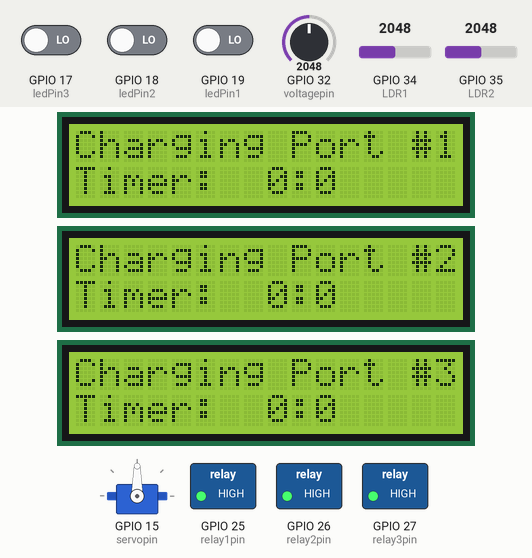
Recording of a sketch running on a simulated ESP32. On the bench: servo, 3 × 16×2 character LCD, switched loads named in the sketch (green lamp = pin HIGH). The test bench sets the inputs (shaded band); at power-on: GPIO 17 (ledPin3) LOW, GPIO 18 (ledPin2) LOW, GPIO 35 (LDR2) = 2048, GPIO 34 (LDR1) = 2048, GPIO 19 (ledPin1) LOW, GPIO 32 (voltagepin) = 2048. WiFi joins after 1.5 s; servers stay silent unless stated; uploads are accepted with an empty reply; what the sketch prints to the serial monitor is not drawn.

Above: at 2.9 s.
3.0 s: GPIO 17 (ledPin3) driven HIGH
At 5.8 s:
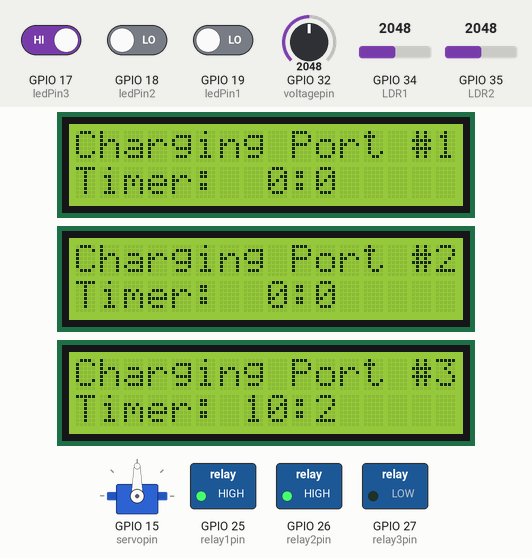
6.0 s: GPIO 18 (ledPin2) driven HIGH
9.0 s: GPIO 35 (LDR2) set to 2866
At 11.7 s:
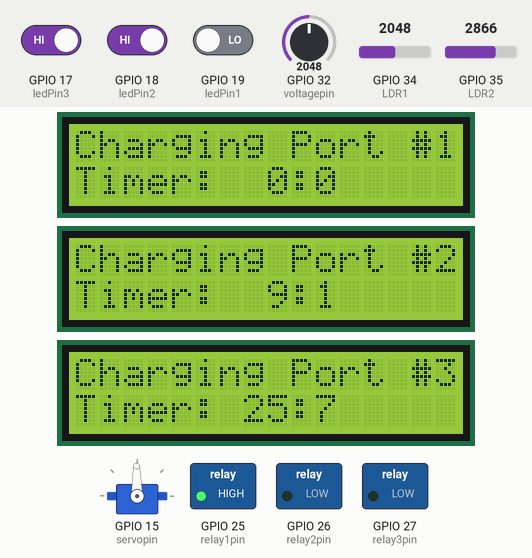
12.0 s: GPIO 34 (LDR1) set to 3603
15.0 s: GPIO 17 (ledPin3) driven LOW
At 17.8 s:
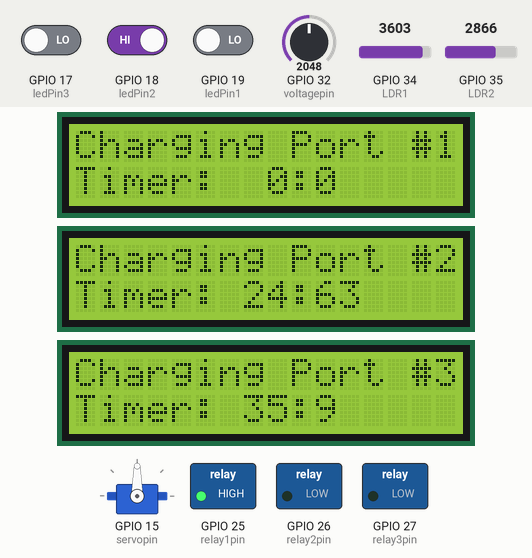
18.0 s: GPIO 19 (ledPin1) driven HIGH
At 23.3 s:
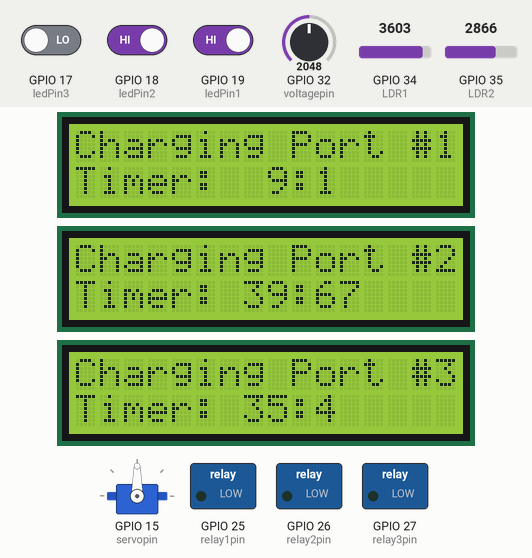
Timing chart, 0 to 28.5 s (numbered marks = the images above; inputs shaded):
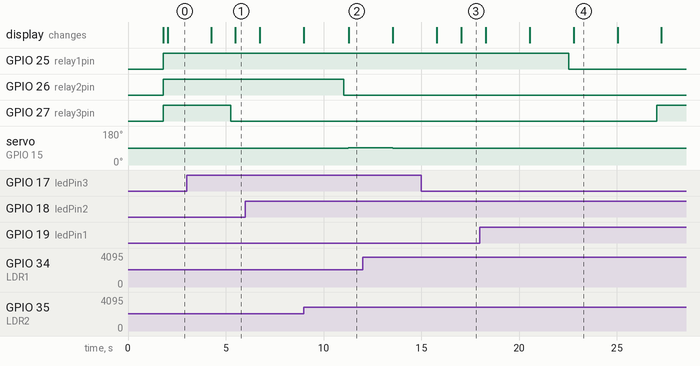

Measured:
- after the input at 3.0 s, GPIO 27 (relay3pin): HIGH → LOW after 2.2 s; the display: first changes after 1.2 s (image 1 shows a later state)
- after the input at 9.0 s, servo on GPIO 15 (servopin): 90° → 91° after 2.3 s
- after the input at 15.0 s, the display: first differs from a run without the input after 2.0 s (image 3)
- after the input at 18.0 s, GPIO 25 (relay1pin): HIGH → LOW after 4.6 s; GPIO 27 (relay3pin): LOW → HIGH after 9.0 s

The sketch:

allwithdb.ino
```cpp
//Working with 3IR sensor, 3timers, 3lcd, and 3 relays
  #include <WiFi.h>
  #include <HTTPClient.h>

 #include <Wire.h>  // library for I2C protocol
 #include <LiquidCrystal_I2C.h> // library for I2C LCD
 LiquidCrystal_I2C lcd(0x25,16,2); // set the LCD address to 0x27 for a 16 chars and 2 line display
 LiquidCrystal_I2C lcd2(0x26,16,2);
 LiquidCrystal_I2C lcd3(0x27,16,2);

// Replace with your network credentials
//const char* ssid     = "PLDTHOMEFIBR95c68";
//const char* password = "PLDTWIFIxw4aq";

//const char* ssid     = "1qqqq";
//const char* password = "11111111";

//const char* ssid     = "HUAWEI-c2hG";
//const char* password = "allmight02";

const char* ssid     = "HUAWEI-2.4G-D9cV";
const char* password = "c46MvXMJ";


  int uploadeverywhen = 10;     // input interval to upload to db. unit is secs
  int sensorValue1;   // variable to store the value coming from the sensor
  int sensorValue2;
  int sensorValue3;

  int ledPin1 = 19;   //pins of infrared sensors
  int ledPin2 = 18;
  int ledPin3 = 17; //D7

  int voltagepin = 32;    // voltage sensor pins
  int voltageValue = 0;
  int battery = 0;

  int relay1pin = 25;
  int relay2pin = 26;
  int relay3pin = 27;


  // universal millis variable
  unsigned long startTime = 0;        // millis counter
  unsigned long uniaddmins = 5;       // the amount of mins that will be added if coin is inserted
  unsigned long uniaddamount = 3;     // the amount of secs that will be added if coin is inserted
  unsigned long uploaddata = 0;       // initialize variable

  //data to be uploaded
  String batstat = "na";
  String batpercent = "na";
  String port1stat = "na";
  String port1time = "na";
  String port2stat = "na";
  String port2time = "na";
  String port3stat = "na";
  String port3time = "na";

  // LCD TIMER 1
 // amount of time will be added when coin is inserted
  unsigned long addmins = uniaddmins;
  unsigned long addamount = uniaddamount; // input secs
  unsigned long timerUp = 0;          // remaining millis till timer is up
  unsigned long updatedtimerUp = 0;   // counting timer
  unsigned long displaychange = 0;   // to change display in lcd every second
  unsigned long mins = 0;           // mins


  // LCD TIMER 2
 // amount of time will be added when coin is inserted
  unsigned long addmins2 = uniaddmins;
  unsigned long addamount2 = uniaddamount; // input secs
  unsigned long timerUp2 = 0;          // remaining millis till timer is up
  unsigned long updatedtimerUp2 = 0;   // counting timer
  unsigned long displaychange2 = 0;   // to change display in lcd every second
  unsigned long mins2 = 0;           // mins


  // LCD TIMER 3
 // amount of time will be added when coin is inserted
  unsigned long addmins3 = uniaddmins;
  unsigned long addamount3 = uniaddamount; // input secs
  unsigned long timerUp3 = 0;          // remaining millis till timer is up
  unsigned long updatedtimerUp3 = 0;   // counting timer
  unsigned long displaychange3 = 0;   // to change display in lcd every second
  unsigned long mins3 = 0;           // mins


//Include the servo motor library
#include <Servo_ESP32.h>
//Define the LDR sensor pins
#define LDR1 34
#define LDR2 35
//Define the error value. You can change it as you like
#define error 150
//Starting point of the servo motor
int Spoint =  90;
//Create an object for the servo motor
Servo_ESP32 servo;

int servopin = 15;
int maxrotate = 180;
int minrotate = 90;

  unsigned long servomove = 0;
  unsigned long servoTime = 0;

void setup() {
  // put your setup code here, to run once:
  Serial.begin(9600);


//Include servo motor PWM pin
  servo.attach(servopin);
//Set the starting point of the servo
  servo.write(Spoint);


  pinMode(ledPin1, INPUT);    //setting infrared pins as input pins
  pinMode(ledPin2, INPUT);
  pinMode(ledPin3, INPUT);

  pinMode(relay1pin, OUTPUT);   // setting relays as output pins
  pinMode(relay2pin, OUTPUT);
  pinMode(relay3pin, OUTPUT);

  pinMode(voltagepin, INPUT);

  // Connects to the wifi network
  WiFi.begin(ssid, password);
  Serial.print("Connecting");
  while(WiFi.status() != WL_CONNECTED) {
    delay(500);
    Serial.print(".");
  }
  Serial.println("");
  Serial.print("Connected to WiFi network with IP Address: ");
  Serial.println(WiFi.localIP());


    Serial.println("millis");
  millis(); //initialize millis start time
  Serial.println("lcd init");
  // defines the size of lcd
//  lcd.begin(16,2);
//  lcd2.begin(16,2);
//  lcd3.begin(16,2);
  // initialize 3 lcds
  lcd.init();
  lcd2.init();
  lcd3.init();
  //turns on backlight
    Serial.println("lcd backlight");
  lcd.backlight();
  lcd2.backlight();
  lcd3.backlight();
  //clears screen to put text
      Serial.println("lcd clear");
  lcd.clear();
  lcd2.clear();
  lcd3.clear();
  lcd.setCursor(0,0);
  lcd2.setCursor(0,0);
  lcd3.setCursor(0,0);
  //prints to the screen
  lcd.print("Charging Port #1");
  lcd2.print("Charging Port #2");
  lcd3.print("Charging Port #3");
  lcd.setCursor(0,1);
  lcd2.setCursor(0,1);
  lcd3.setCursor(0,1);
  lcd.print("Timer: ");
  lcd2.print("Timer: ");
  lcd3.print("Timer: ");
  lcd.setCursor(9,1);
  lcd2.setCursor(9,1);
  lcd3.setCursor(9,1);
  lcd.print(":");
  lcd2.print(":");
  lcd3.print(":");
 Serial.println("setup complete");
}

void loop() {
  // put your main code here, to run repeatedly:
  startTime = millis();
  startTime = startTime / 1000;   // Convert startTime to seconds

  sensorValue1 = digitalRead(ledPin1);    //Reads value of infrared sensors
  sensorValue2 = digitalRead(ledPin2);
  sensorValue3 = digitalRead(ledPin3);


  voltageValue = analogRead(voltagepin);    // reads the volage in voltage sensor
  int battery=map(voltageValue,788,3950,1,100);

  //  Serial.print("IR1: ");
  //  Serial.print(sensorValue1);
  //  Serial.print(" IR2: ");
  //  Serial.print(sensorValue2);
  //  Serial.print(" IR3: ");
  //  Serial.print(sensorValue3);
  //  Serial.print(" ");
  //  Serial.print("voltage: ");
  //  Serial.print(voltageValue);
  //  Serial.println("   ");


  // servomove code ----------------------------------------------------------------------


    servoTime = millis();

if (servoTime > servomove){
  servomove = servoTime + 15;

//Get the LDR sensor value
  int ldr1 = analogRead(LDR1);
//Get the LDR sensor value
  int ldr2 = analogRead(LDR2);

//Get the difference of these values
  int value1 = abs(ldr1 - ldr2);
  int value2 = abs(ldr2 - ldr1);

//Check these values using a IF condition
  if ((value1 <= error) || (value2 <= error)) {

  } else {
    if (ldr1 > ldr2) {
      Spoint = --Spoint;
        if (Spoint < minrotate){
          Spoint = minrotate;
        }
    }
    if (ldr1 < ldr2) {
        Spoint = ++Spoint;
    }
    if (Spoint > maxrotate){
      Spoint = maxrotate;
    }
  }
//Write values on the servo motor
  servo.write(Spoint);
//  Serial.print("   ");
//  Serial.print(ldr1);
//  Serial.print("   ");
//  Serial.print(ldr2);
//  Serial.print("   ");
//  Serial.println(Spoint);
}


  // LCD TIMER 1 ----------------------------------------------------------------------

  updatedtimerUp = timerUp - startTime;

  if (updatedtimerUp == 1){
    if (mins > 0){
      timerUp = timerUp + 60;
      mins = mins - 1;
    }
  }

  if (updatedtimerUp >= 1000000){
    updatedtimerUp = 0;
  }


//  Serial.println(sensorValue1);


      //Runs when IR
    if (sensorValue1 == 1) {
      uploaddata = 1;

      if (updatedtimerUp >=1){
        timerUp = timerUp + addamount;
        mins = mins + addmins;
      } else {
        timerUp = startTime + addamount;
        mins = mins + addmins;
      }


      Serial.println("coin inserted!!");
      delay(1000);
    }


  // LCD TIMER 2 ----------------------------------------------------------------------

updatedtimerUp2 = timerUp2 - startTime;

  if (updatedtimerUp2 == 1){
              Serial.println("coin inserted 1");
    if (mins2 > 0){
      timerUp2 = timerUp2 + 60;
      mins2 = mins2 - 1;
    }
  }

  if (updatedtimerUp2 >= 1000000){
    updatedtimerUp2 = 0;
  }


//  Serial.println(sensorValue1);

    if (sensorValue2 == 1) {
                Serial.println("coin inserted 2");
          uploaddata = 1;
      if (updatedtimerUp2 >=1){
        timerUp2 = timerUp2 + addamount2;
        mins2 = mins2 + addmins2;
      } else {
        timerUp2 = startTime + addamount2;
        mins2 = mins2 + addmins2;
      }


      Serial.println("coin inserted!!");
      delay(1000);
    }


  // LCD TIMER 3 ----------------------------------------------------------------------

updatedtimerUp3 = timerUp3 - startTime;

  if (updatedtimerUp3 == 1){
    if (mins3 > 0){
      timerUp3 = timerUp3 + 60;
      mins3 = mins3 - 1;
    }
  }

  if (updatedtimerUp3 >= 1000000){
    updatedtimerUp3 = 0;
  }


    if (sensorValue3 == 1) {
                Serial.println("coin inserted 3");
          uploaddata = 1;
      if (updatedtimerUp3 >=1){
        timerUp3 = timerUp3 + addamount3;
        mins3 = mins3 + addmins3;
      } else {
        timerUp3 = startTime + addamount3;
        mins3 = mins3 + addmins3;
      }


      delay(1000);
    }


    // turn on relay if timer is running
  if (updatedtimerUp > 0){
//    digitalWrite(relay1pin, HIGH);

//    Serial.print("relay1pin: ");
//    Serial.print(relay1pin);
//    Serial.print("   ");
//    Serial.print("updatedtimerUp: ");
//    Serial.print(updatedtimerUp);
//    Serial.println("   ");


    digitalWrite(relay1pin, LOW);

  } else {

//    Serial.print("relay1pin: ");
//    Serial.print(relay1pin);
//    Serial.println("   ");


        digitalWrite(relay1pin, HIGH);

  }

  if (updatedtimerUp2 > 0){
    digitalWrite(relay2pin, LOW);
  } else {
    digitalWrite(relay2pin, HIGH);
  }

  if (updatedtimerUp3 > 0){
    digitalWrite(relay3pin, LOW);
  } else {
    digitalWrite(relay3pin, HIGH);
  }


    // code to upload every uploaddata seconds
    if (startTime >= uploaddata){
    uploaddata = startTime + uploadeverywhen;


 batstat = "11";
 batpercent = String(battery);


// port1stat = "bb";
// port2stat = "bb";
// port3stat = "bb";


  if (updatedtimerUp >= 1){
    port1stat = "Charging";
  } else {
    port1stat = "Not_Charging";
  }

  if (updatedtimerUp2 >= 1){
    port2stat = "Charging";
  } else {
    port2stat = "Not_Charging";
  }

  if (updatedtimerUp3 >= 1){
    port3stat = "Charging";
  } else {
    port3stat = "Not_Charging";
  }


 port1time = String(mins) + ":" + String(updatedtimerUp);
 port2time = String(mins2) + ":" + String(updatedtimerUp2);
 port3time = String(mins3) + ":" + String(updatedtimerUp3);


    // REPLACE with your Domain name and URL path or IP address with path
   String serverName = "http://solartrackerfv2.site/send.php?batstat="+batstat+"&batpercent="+batpercent+"&port1stat="+port1stat+"&port1time="+port1time+"&port2stat="+port2stat+"&port2time="+port2time+"&port3stat="+port3stat+"&port3time="+port3time+"";

  //Check WiFi connection status
    if(WiFi.status()== WL_CONNECTED){
      WiFiClient client;
      HTTPClient http;

      // Your Domain name with URL path or IP address with path
      http.begin(client, serverName);

      // Specify content-type header
      http.addHeader("Content-Type", "application/x-www-form-urlencoded");

      // Prepare your HTTP POST request data
      String httpRequestData = "";
      Serial.print("httpRequestData: ");
      Serial.println(httpRequestData);

      // Send HTTP POST request
      int httpResponseCode = http.POST(httpRequestData);

      if (httpResponseCode>0) {
        Serial.print("HTTP Response code: ");
        Serial.println(httpResponseCode);
      }
      else {
        Serial.print("Error code: ");
        Serial.println(httpResponseCode);
      }
      // Free resources
      http.end();
    } else {
      Serial.println("WiFi Disconnected");
    }
  }


  // Change the time in lcd everysecond -----------------------------------------------
  //
  if (startTime >= displaychange){
    displaychange = startTime + 1;
//      Serial.println(battery);
//    Serial.print("startTime: ");
//    Serial.print(startTime);
//    Serial.print(" ");
//
//    Serial.print("timerUp: ");
//    Serial.print(timerUp);
//    Serial.print("   ");
//
    Serial.print("updatedtimerUp: ");
    Serial.print(updatedtimerUp);
    Serial.print(" ");

    Serial.print("updatedtimerUp2: ");
    Serial.print(updatedtimerUp2);
    Serial.print(" ");

    Serial.print("updatedtimerUp3: ");
    Serial.print(updatedtimerUp3);
    Serial.print(" ");


    Serial.println("   ");


  // LCD TIMER 1 Updater
    if (updatedtimerUp < 10){

      if (mins > 9){
        lcd.setCursor(7,1);
        lcd.print(mins);
      } else {
        lcd.setCursor(8,1);
        lcd.print(mins);
        lcd.setCursor(7,1);
        lcd.print(" ");
      }

      lcd.setCursor(10,1);
      lcd.print(updatedtimerUp);
      lcd.setCursor(11,1);
      lcd.print(" ");

    } else {
      lcd.setCursor(10,1);
      lcd.print(updatedtimerUp);

        if (mins > 9){
          lcd.setCursor(7,1);
          lcd.print(mins);
        } else {
          lcd.setCursor(8,1);
          lcd.print(mins);
          lcd.setCursor(7,1);
          lcd.print(" ");
        }
    }


  // LCD TIMER 2 Updater
    if (updatedtimerUp2 < 10){

      if (mins2 > 9){
        lcd2.setCursor(7,1);
        lcd2.print(mins2);
      } else {
        lcd2.setCursor(8,1);
        lcd2.print(mins2);
        lcd2.setCursor(7,1);
        lcd2.print(" ");
      }

      lcd2.setCursor(10,1);
      lcd2.print(updatedtimerUp2);
      lcd2.setCursor(11,1);
      lcd2.print(" ");

    } else {
      lcd2.setCursor(10,1);
      lcd2.print(updatedtimerUp2);

        if (mins2 > 9){
          lcd2.setCursor(7,1);
          lcd2.print(mins2);
        } else {
          lcd2.setCursor(8,1);
          lcd2.print(mins2);
          lcd2.setCursor(7,1);
          lcd2.print(" ");
        }
    }


  }


  // LCD TIMER 3 Updater
    if (updatedtimerUp3 < 10){

      if (mins3 > 9){
        lcd3.setCursor(7,1);
        lcd3.print(mins3);
      } else {
        lcd3.setCursor(8,1);
        lcd3.print(mins3);
        lcd3.setCursor(7,1);
        lcd3.print(" ");
      }

      lcd3.setCursor(10,1);
      lcd3.print(updatedtimerUp3);
      lcd3.setCursor(11,1);
      lcd3.print(" ");

    } else {
      lcd3.setCursor(10,1);
      lcd3.print(updatedtimerUp3);

        if (mins3 > 9){
          lcd3.setCursor(7,1);
          lcd3.print(mins3);
        } else {
          lcd3.setCursor(8,1);
          lcd3.print(mins3);
          lcd3.setCursor(7,1);
          lcd3.print(" ");
        }
    }


}
```
